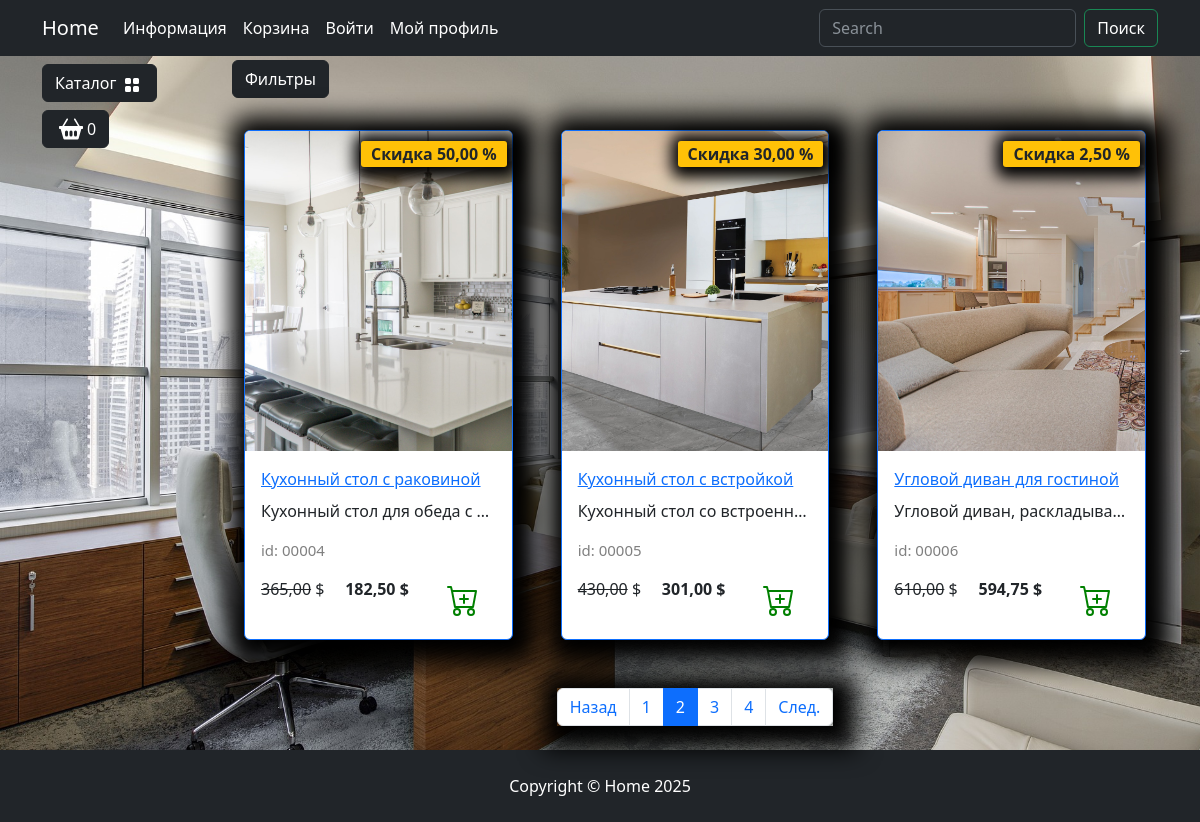
The app's page /catalog/all/2/ with its own data.
### goods/models.py (models this page shows, shortened)
class Products(models.Model):
    name = models.CharField(max_length=150, unique=True, verbose_name='Название')
    slug = models.SlugField(max_length=200, unique=True, blank=True, null=True, verbose_name='URL')
    description = models.TextField(blank=True, null=True, verbose_name='Описание')
    image = models.ImageField(upload_to='goods_images', blank=True, null=True, verbose_name='Изображение')
    price = models.DecimalField(default=0.00, max_digits=7, decimal_places=2, verbose_name='Цена')
    discount = models.DecimalField(default=0.00, max_digits=4, decimal_places=2, verbose_name='Скидка в %')
    quantity = models.PositiveIntegerField(default=0, verbose_name='Колличество')
    category = models.ForeignKey(to=Categories, on_delete=models.CASCADE, verbose_name='Категория')
    class Meta:
        db_table = 'product'
        verbose_name = 'Продукт'
        verbose_name_plural = 'Продукты'
        ordering = ('id',)
    def display_id(self):
        return f'{self.id:05}'
    def sell_price(self):
        if self.discount:
            return round(self.price-self.price*self.discount/100, 2)
        return self.price

### goods/views.py (the view)
# urls.py: path('catalog/', include('goods.urls', namespace='catalog')),
def catalog(request, category_slug, page=1):
    if category_slug == 'all':
        goods = Products.objects.all()
    else:
        goods = get_list_or_404(Products.objects.filter(category__slug=category_slug))
    paginator = Paginator(goods, 3)
    current_page = paginator.page(page)
    context = {
        "title": "Home - Каталог",
        "goods": current_page,
        "slug_url": category_slug,
    }
    return render(request, "goods/catalog.html", context)

### goods/templatetags/goods_tags.py (called while the page is built)
@register.simple_tag()
def tag_categories():
    return Categories.objects.all()

### goods/templates/goods/catalog.html (shortened to what this page needs)
{% extends "main/base.html" %}
{% load static %}
{% block content %}
<div class="row">
    <div class="dropdown mb-2">
        <button class="btn btn-secondary dropdown-toggle btn-dark" type="button" data-bs-toggle="dropdown"
            aria-expanded="false">
            Фильтры
        </button>
    </div>
    {% for product in goods %}
        <div class="col-lg-4 col-md-6 p-4">
            <div class="card border-primary rounded custom-shadow">
                {% if product.image %}
                    <img src="{{ product.image.url }}" class="card-img-top" alt="{{ product.name }}">
                {% else %}
                    <img src="{% static "deps/images/Not found image.png" %}" class="card-img-top" alt="...">
                {% endif %}
                <div class="card-body">
                    <a href="{% url "catalog:product" product.slug %}">
                        <p class="card-title">{{ product.name }}</p>
                    </a>
                    <p class="card-text text-truncate">{{ product.description }}</p>
                    <p class="product_id">id: {{ product.display_id }}</p>
                    <div class="d-flex justify-content-between">
                        {% if product.discount %}
                            <p><s>{{product.price}}</s> $</p>
                            <p><strong>{{ product.sell_price }} $</strong></p>
                            <span class="badge bg-warning text-dark">Скидка {{ product.discount }} %</span>
                        {% else %}
                            <p><strong>{{ product.price }} $</strong></p>
                        {% endif %}
                        <a href="#" class="btn add-to-cart">
                            <img class="mx-1" src="{% static "deps/icons/cart-plus.svg" %}" alt="Catalog Icon"
                                width="32" height="32">
                        </a>
                    </div>
                </div>
            </div>
        </div>
    {% endfor %}
</div>
<nav aria-label="Page navigation example">
    <ul class="pagination justify-content-center my-4">
        <div class="custom-shadow d-flex">
            <li class="page-item {% if not goods.has_previous %}disabled{% endif %}">
                <a class="page-link" href="{% if goods.has_previous %}
                {% url "catalog:index" slug_url goods.previous_page_number %}
                {% else %}
                    #
                {% endif %}">
                    Назад
                </a>
            </li>
            {% for page in goods.paginator.page_range %}
                {% if page >= goods.number|add:-2 and page <= goods.number|add:2 %}
                    <li class="page-item">
                        <a class="page-link {% if goods.number == page %} active {% endif %}" href="{% url "catalog:index" slug_url page %}">{{ page }}</a>
                    </li>
                {% endif %}
            {% endfor %}
            <li class="page-item {% if not goods.has_next %}disabled{% endif %}">
                <a class="page-link" href="{% if goods.has_next %}
                {% url "catalog:index" slug_url goods.next_page_number %}
                {% else %}
                    #
                {% endif %}">
                    След.
                </a>
            </li>
        </div>
    </ul>
</nav>
{% endblock content %}
{% block footer %}
<footer class="py-4 bg-dark">
    <div class="container">
        <p class="m-0 text-center text-white">Copyright &copy; Home 2025</p>
    </div>
</footer>
{% endblock footer %}

### static/deps/css/my_css.css (style rules this page uses)
body { background-image: url("../images/bg-image.jpg"); background-repeat: no-repeat; background-attachment: fixed; background-position: center center; background-size: cover; height: 100%; }
.dropdown-toggle::after { content: none; }
.custom-shadow { box-shadow: 5px 5px 25px 19px #000000; }
.product_id { color: gray; font-size: 15px; }
.badge.bg-warning.text-dark { position: absolute; top: 10px; right: 5px; z-index: 1; padding: 5px 10px; border-radius: 3px; font-size: 1rem; box-shadow: 2px 2px 15px 9px #000000; }

### records on screen
Products: image (picture), name "Кухонный стол с раковиной", description "Кухонный стол для обеда с…", display_id "00004", price "365,00", sell_price "182,50", discount "50,00"
Products: image (picture), name "Кухонный стол с встройкой", description "Кухонный стол со встроенн…", display_id "00005", price "430,00", sell_price "301,00", discount "30,00"
Products: image (picture), name "Угловой диван для гостиной", description "Угловой диван, раскладыва…", display_id "00006", price "610,00", sell_price "594,75", discount "2,50"

### other values on screen
{{ page }} "1" "2" "3" "4"
